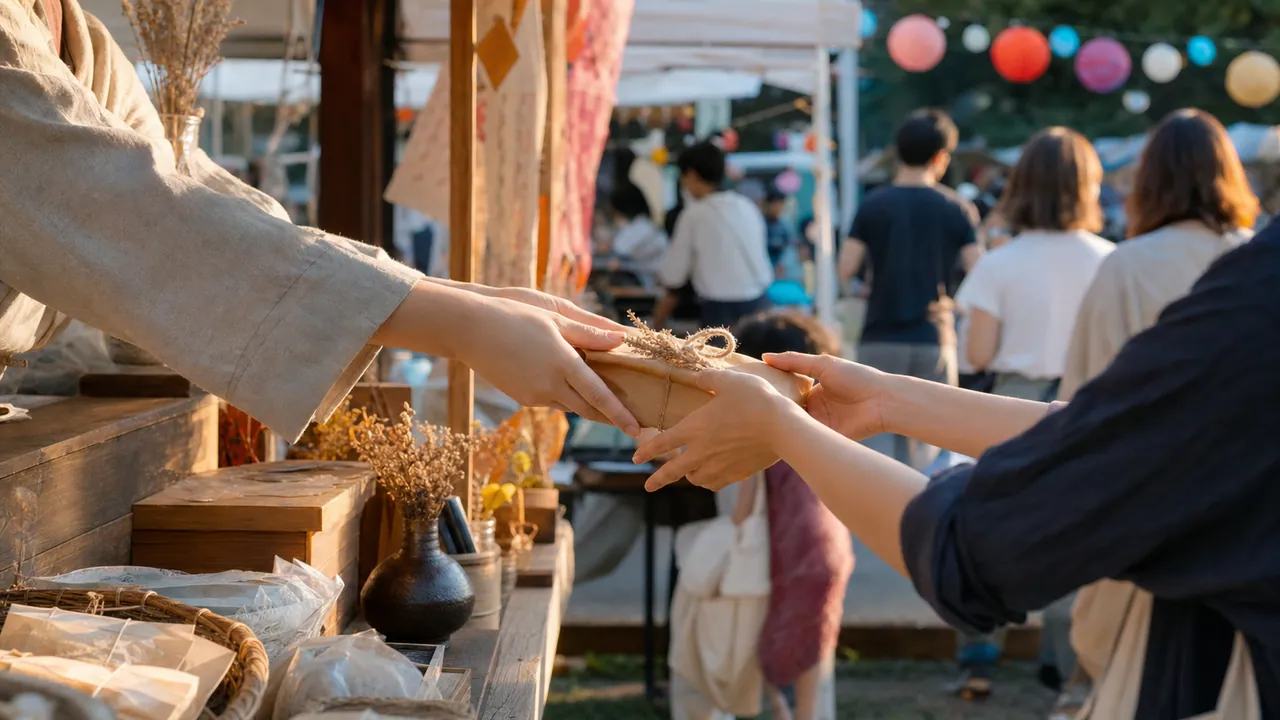
#> input picture platform_v2/assets/img/landing/home-community-event.webp, 1280 x 720 px
$ python generate_icons_v3.py ../../platform_v2/assets/img/landing/home-community-event.webp
#> lines starting #> are read from the running program, lines starting #| are printed output that depends on the picture
import argparse
import os
import sys
# import numpy as np # defringe not used
from PIL import Image

def hex_to_rgba(hex_color: str) -> tuple:
    h = hex_color.lstrip('#')
    return tuple(int(h[i:i+2], 16) for i in (0, 2, 4)) + (255,)

def generate(master_path: str, outdir: str, bg_color: tuple):
#> called with outdir = '.', bg_color = (2, 4, 5, 255)
    if not os.path.exists(master_path):
        print(f"Error: マスター画像が見つかりません: {master_path}")
        sys.exit(1)

    os.makedirs(outdir, exist_ok=True)

    print(f"マスター: {master_path}")
    print(f"出力先:   {outdir}")
    print(f"背景色:   #{bg_color[0]:02x}{bg_color[1]:02x}{bg_color[2]:02x}")

    src = Image.open(master_path).convert('RGBA')

    generated = []
    suffix = "-v3"

    # --- 1. Standard (any purpose) ---
    for size in [192, 512]:
        out = os.path.join(outdir, f'icon-{size}{suffix}.png')
        src.resize((size, size), Image.LANCZOS).save(out)
        generated.append(out)
#> this loop made 2 passes
#> pass 1, in generate, `src.resize((size, size), Image.LANCZOS).save(out)`:
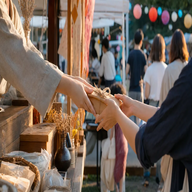
#> saved as icon-192-v3.png: PIL image 192x192 RGBA; mean R, G, B, A 111.9, 96.2, 85.8, 255
#> pass 2, in generate, `src.resize((size, size), Image.LANCZOS).save(out)`:
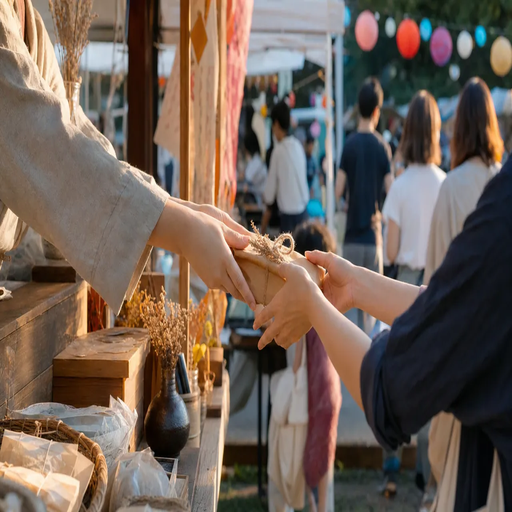
#> saved as icon-512-v3.png: PIL image 512x512 RGBA; mean R, G, B, A 111.9, 96.2, 85.8, 255
#> after the loop, generated = ['./icon-192-v3.png', './icon-512-v3.png']

    # --- 2. Maskable (80% safe zone + background) ---
    for size in [192, 512]:
        out = os.path.join(outdir, f'icon-{size}-maskable{suffix}.png')
        canvas = Image.new('RGBA', (size, size), bg_color)
        logo_w = int(size * 0.8)
        logo = src.resize((logo_w, logo_w), Image.LANCZOS)
        offset = (size - logo_w) // 2
        canvas.paste(logo, (offset, offset), logo)
        canvas.save(out)
        generated.append(out)
#> this loop made 2 passes
#> pass 1, in generate, `logo = src.resize((logo_w, logo_w), Image.LANCZOS)`:
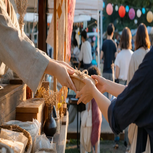
#> logo: PIL image 153x153 RGBA; mean R, G, B, A 111.9, 96.2, 85.8, 255
#> pass 1, in generate, `canvas.save(out)`:
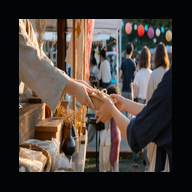
#> saved as icon-192-maskable-v3.png: PIL image 192x192 RGBA; mean R, G, B, A 71.8, 62.6, 56.3, 255
#> after the loop:
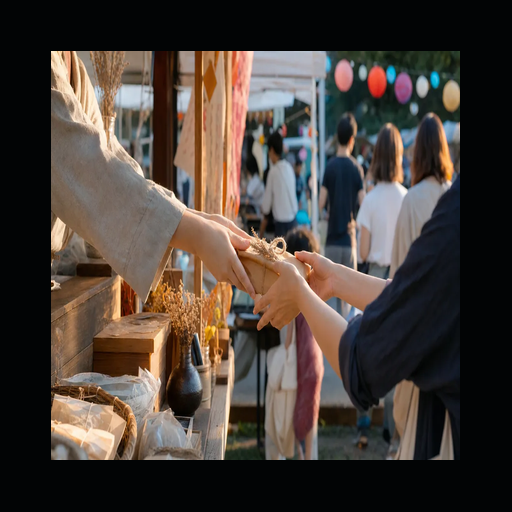
#> canvas: PIL image 512x512 RGBA; mean R, G, B, A 72.1, 62.8, 56.6, 255
#> after the loop, generated = ['./icon-192-v3.png', './icon-512-v3.png', './icon-192-maskable-v3.png', './icon-512-maskable-v3.png']

    # --- 3. Apple Touch Icon (180x180) ---
    out = os.path.join(outdir, f'apple-touch-icon{suffix}.png')
    src.resize((180, 180), Image.LANCZOS).save(out)
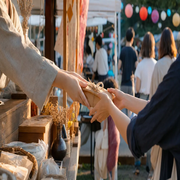
#> saved as apple-touch-icon-v3.png: PIL image 180x180 RGBA; mean R, G, B, A 111.9, 96.2, 85.8, 255
    generated.append(out)

    # --- 4. Favicon (32x32) ---
    out = os.path.join(outdir, f'favicon-32{suffix}.png')
    src.resize((32, 32), Image.LANCZOS).save(out)
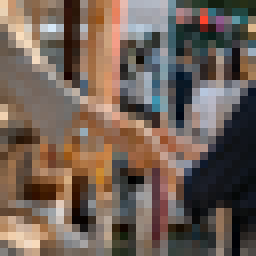
#> saved as favicon-32-v3.png: PIL image 32x32 RGBA (shown 8 times larger); mean R, G, B, A 112, 96.3, 86, 255
    generated.append(out)

    # (Optional) Original Favicon Update (to be safe)
    # out = os.path.join(outdir, 'favicon.ico')
    # src.resize((32, 32), Image.LANCZOS).save(out)


    print(f"\n生成完了: {len(generated)}ファイル")
#| 生成完了: 6ファイル
    for f in generated:
        print(f"  ✅ {f}")
#> this loop made 6 passes
#> f on passes 1 to 6: './icon-192-v3.png', './icon-512-v3.png', './icon-192-maskable-v3.png', './icon-512-maskable-v3.png', './apple-touch-icon-v3.png', './favicon-32-v3.png'
#|   ✅ ./icon-192-v3.png
#|   ✅ ./icon-512-v3.png
#|   ✅ ./icon-192-maskable-v3.png
#|   ✅ ./icon-512-maskable-v3.png
#|   ✅ ./apple-touch-icon-v3.png
#|   ✅ ./favicon-32-v3.png

def main():
    parser = argparse.ArgumentParser(description='PWA Icon Generator v3')
    parser.add_argument('master', help='Master image path')
    parser.add_argument('--outdir', '-o', default='.', help='Output directory')
    parser.add_argument('--bg', default='#020405', help='Background color hex')

    args = parser.parse_args()
    bg = hex_to_rgba(args.bg)
    generate(args.master, args.outdir, bg)

if __name__ == '__main__':
    main()

$ run again, on platform_v2/assets/img/landing/home-daily-place.webp
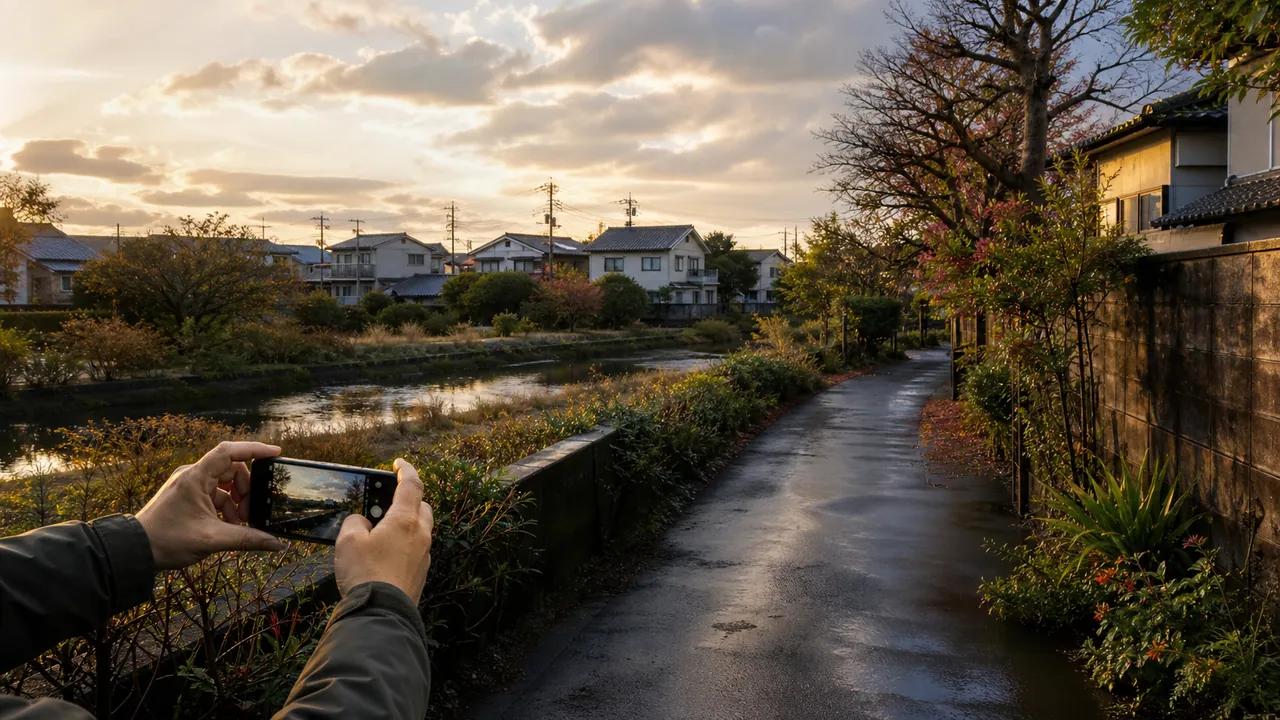
#> input picture platform_v2/assets/img/landing/home-daily-place.webp, 1280 x 720 px
#> after the loop in generate, `for size in [192, 512]:`: generated = ['./icon-192-v3.png', './icon-512-v3.png']
#> after the loop in generate, `for size in [192, 512]:`:
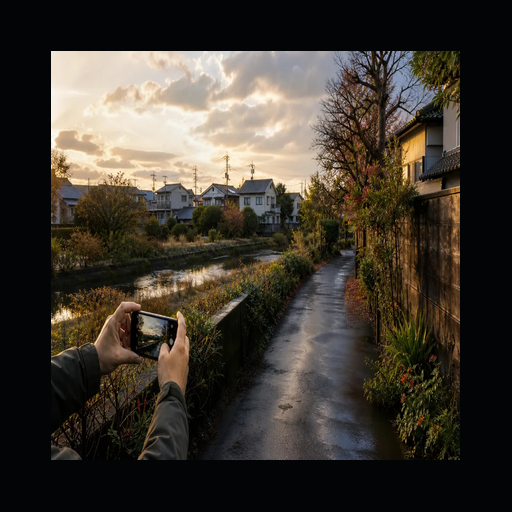
#> canvas: PIL image 512x512 RGBA; mean R, G, B, A 62.5, 56.6, 47.7, 255
#> after the loop in generate, `for size in [192, 512]:`: generated = ['./icon-192-v3.png', './icon-512-v3.png', './icon-192-maskable-v3.png', './icon-512-maskable-v3.png']
#> in generate, `src.resize((32, 32), Image.LANCZOS).save(out)`:
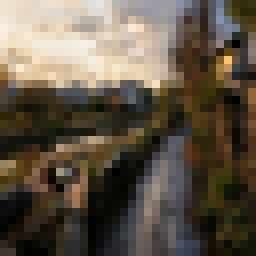
#> saved as favicon-32-v3.png: PIL image 32x32 RGBA (shown 8 times larger); mean R, G, B, A 96.8, 86.5, 71.8, 255
#| 生成完了: 6ファイル
#> the loop in generate, `for f in generated:` made 6 passes
#> f on passes 1 to 6: './icon-192-v3.png', './icon-512-v3.png', './icon-192-maskable-v3.png', './icon-512-maskable-v3.png', './apple-touch-icon-v3.png', './favicon-32-v3.png'
#> (printed output is left out)

$ run again, on platform_v2/assets/img/landing/home-school-learning.webp
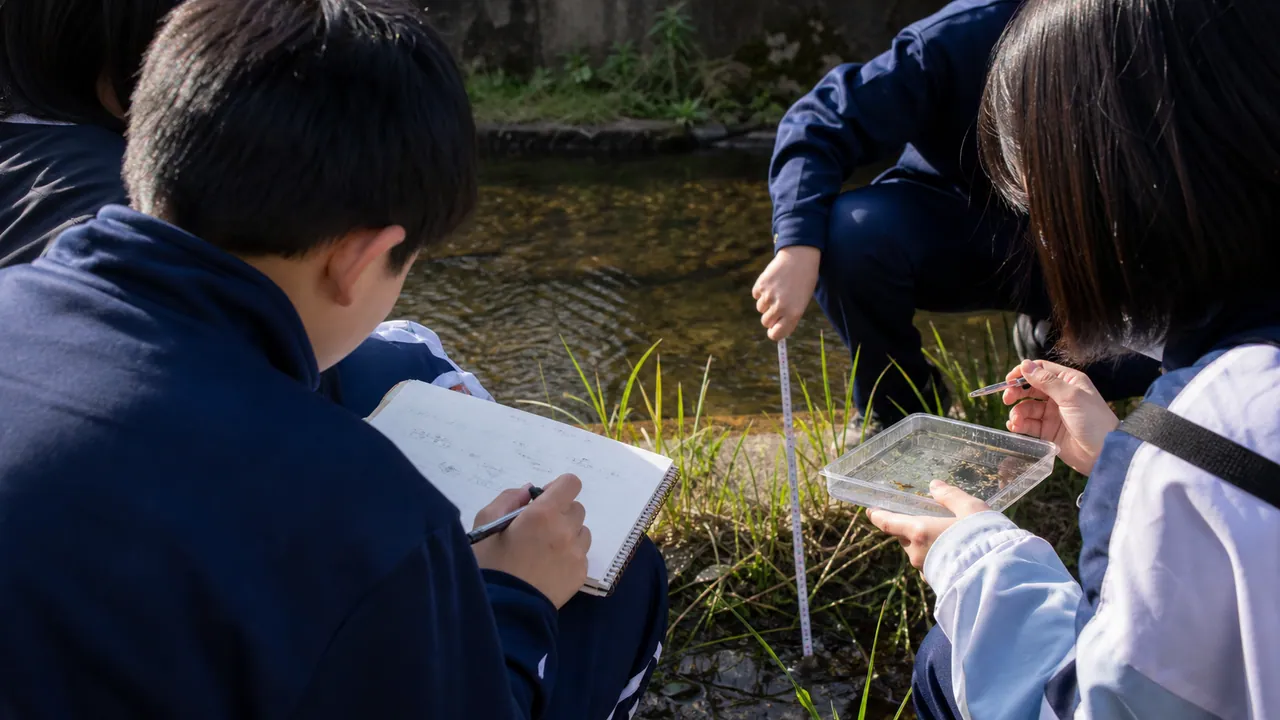
#> input picture platform_v2/assets/img/landing/home-school-learning.webp, 1280 x 720 px
#> after the loop in generate, `for size in [192, 512]:`: generated = ['./icon-192-v3.png', './icon-512-v3.png']
#> after the loop in generate, `for size in [192, 512]:`:
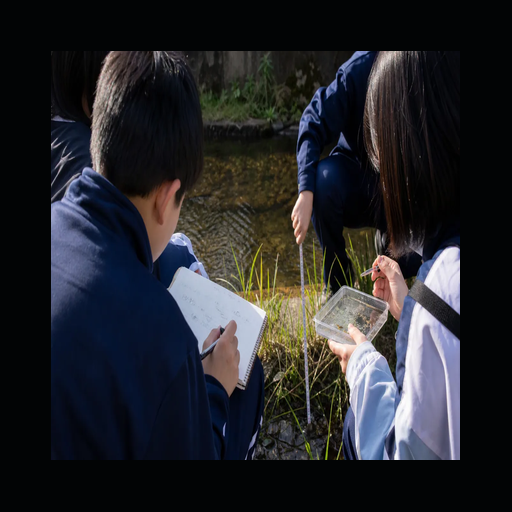
#> canvas: PIL image 512x512 RGBA; mean R, G, B, A 37.8, 38.6, 42.2, 255
#> after the loop in generate, `for size in [192, 512]:`: generated = ['./icon-192-v3.png', './icon-512-v3.png', './icon-192-maskable-v3.png', './icon-512-maskable-v3.png']
#> in generate, `src.resize((32, 32), Image.LANCZOS).save(out)`:
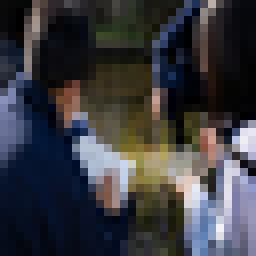
#> saved as favicon-32-v3.png: PIL image 32x32 RGBA (shown 8 times larger); mean R, G, B, A 58.2, 58.2, 63.4, 255
#| 生成完了: 6ファイル
#> the loop in generate, `for f in generated:` made 6 passes
#> f on passes 1 to 6: './icon-192-v3.png', './icon-512-v3.png', './icon-192-maskable-v3.png', './icon-512-maskable-v3.png', './apple-touch-icon-v3.png', './favicon-32-v3.png'
#> (printed output is left out)

$ run again, on platform_v2/assets/img/landing/home-work-culture.webp
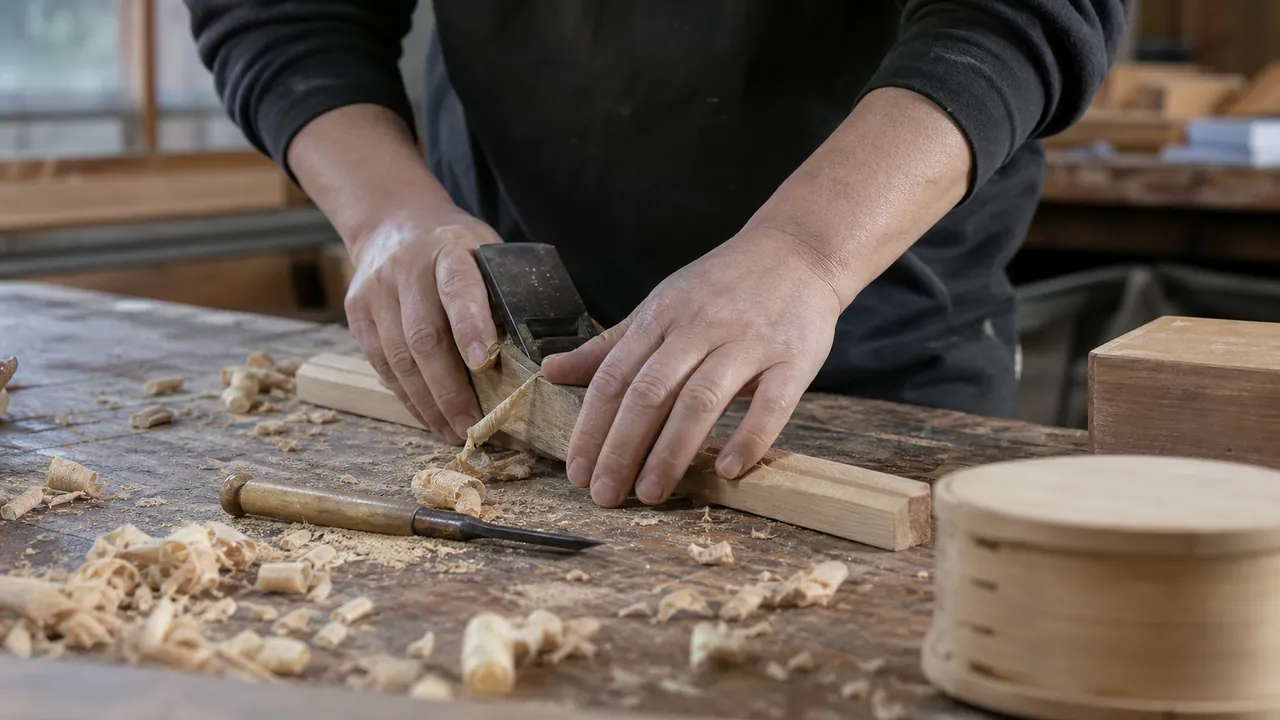
#> input picture platform_v2/assets/img/landing/home-work-culture.webp, 1280 x 720 px
#> after the loop in generate, `for size in [192, 512]:`: generated = ['./icon-192-v3.png', './icon-512-v3.png']
#> after the loop in generate, `for size in [192, 512]:`: generated = ['./icon-192-v3.png', './icon-512-v3.png', './icon-192-maskable-v3.png', './icon-512-maskable-v3.png']
#> in generate, `src.resize((32, 32), Image.LANCZOS).save(out)`:
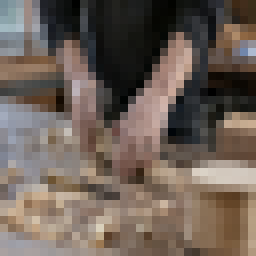
#> saved as favicon-32-v3.png: PIL image 32x32 RGBA (shown 8 times larger); mean R, G, B, A 109.5, 96.9, 87.9, 255
#| 生成完了: 6ファイル
#> the loop in generate, `for f in generated:` made 6 passes
#> f on passes 1 to 6: './icon-192-v3.png', './icon-512-v3.png', './icon-192-maskable-v3.png', './icon-512-maskable-v3.png', './apple-touch-icon-v3.png', './favicon-32-v3.png'
#> (printed output is left out)
